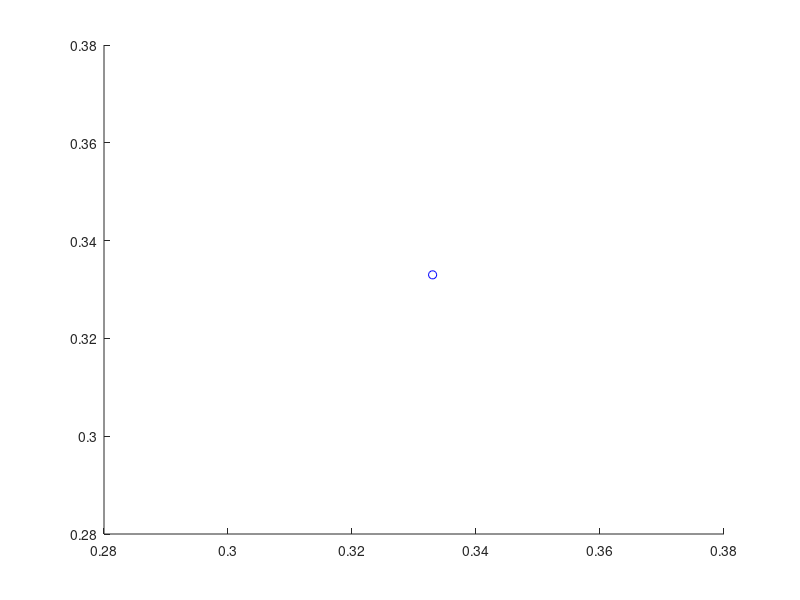

Reproduce this figure in MATLAB. (Note: this script raises an error after producing the figure.)
    x=[-0.25,-0.25];
    f=@(x,y)(x*y*(x+y-1))/8

    gradf=@(x,y) [(y*(2*x+y-1))/8;(x*(2*y+x-1))/8];
    %x0=[0,0];
    %x1=[1,1];
    x0=[1,1];
    
    xPrad=x0;
   
   

    
    i=1;    
    iMax=15;
    skaiciavimai=0;
    tol=1e-4;
    n=2;
    alpha=0.5;
    gamma=1.5;
    beta=0.5;
    niu=-0.5;
    teta=1;
    iterations=0;

    
    lastbest=-Inf;
     
    figure
    hold on
    plot(0.333,0.333,'bo');


    first=x0;
    second=Inf;
    last=Inf;
    norma=Inf;
    
    x1=virsunes(x0,1,alpha,n)
    x2=virsunes(x0,2,alpha,n)
    
    fileID = fopen('simpleksas reiksmes.txt','w');
    fprintf(fileID,'x0, y0, x1, y1, x2, y2, f0, f1, f2, naujasx, naujasy, naujasf,iteracijos, norma \n');

   while norma>tol && iterations<iMax
    %[first,second,last,firstf,secondf,lastf]=findvalues(x0,x1,x2,f1,f2,f3);
    f1=f(x0(1),x0(2))
    f2=f(x1(1),x1(2));
    f3=f(x2(1),x2(2));

    line([x0(1),x1(1)], [x0(2), x1(2)], 'Color', 'r');
    hold on;
    line([x1(1),x2(1)], [x1(2), x2(2)], 'Color', 'r');
    line([x2(1),x0(1)], [x2(2), x0(2)], 'Color', 'r');
    pause(1)
        hold on
%     x0
%     x1
%     x2
%     f1
%     f2
%     f3
    

    
 
     if f1>=f3&&f1>=f2
         first=x0;
         firstf=f1;
         if f3>=f2
             second=x2;
             secondf=f3;
             last=x1;
             lastf=f2;
         elseif f2>=f3
             secondf=f2;
             second=x1;
             last=x2;
             lastf=f3;
         end
     elseif f2>=f1&&f2>=f3
         first=x1;
         firstf=f2;
         if f1>=f3
             second=x0;
             secondf=f1;
             last=x2;
             lastf=f3;
         elseif f3>=f1
             second=x2;
             secondf=f3;
             last=x0;
             lastf=f1;
         end
     elseif f3>=f1&&f3>=f2
         first=x2;
         firstf=f3;
         if f1>=f2
             second=x0;
             secondf=f1;
             last=x1;
             lastf=f2;
         elseif f2>=f1
             second=x1;
             secondf=f2;
             last=x0;
             lastf=f1;
        end
     end
     
%      plot(first(1),first(2),'bo');
%      plot(second(1),second(2),'ro');
%      plot(last(1),last(2),'go');
%      text(first(1),first(2),num2str(i));
%      text(second(1),second(2),num2str(i));
%      text(last(1),last(2),num2str(i));
     
     xc=svoriocentras(second,last)
     xvirsune=naujavirsune(first,xc,1);
     fvirsune=f(xvirsune(1),xvirsune(2));
     if lastf<fvirsune&&fvirsune<secondf
         fvirsune=fvirsune;
     elseif fvirsune<lastf
         xvirsune=naujavirsune(first,xc,1.5 );
         fvirsune=f(xvirsune(1),xvirsune(2));
     elseif fvirsune>firstf
         xvirsune=naujavirsune(first,xc,-0.5);
         fvirsune=f(xvirsune(1),xvirsune(2));
     elseif secondf<fvirsune&&fvirsune<firstf
         xvirsune=naujavirsune(first,xc,0.5);
         fvirsune=f(xvirsune(1),xvirsune(2));
     end
    fprintf(fileID,'%.10f, %.10f, %.10f, %.10f, %.10f, %.10f, ',x0(1),x0(2),x1(1),x1(2),x2(1),x2(2));
    fprintf(fileID,'%.10f, %.10f, %.10f, %.10f, %.10f, %.10f, %d, %.10f', f1, f2, f3,xvirsune(1),xvirsune(2),fvirsune,iterations,norma);
    fprintf(fileID,'\n');
     if(first==x0)
        x0=xvirsune;
        f1=fvirsune;

     elseif(first==x1)
        x1=xvirsune;
        f2=fvirsune;
%         x0=virsunes(x1,1,alpha,n);
%         x2=virsunes(x1,2,alpha,n);
     elseif(first==x2)
        x2=xvirsune;
        f3=fvirsune;
%         x0=virsunes(x2,1,alpha,n);
%         x1=virsunes(x2,2,alpha,n);
     end
    gradient=gradf(xvirsune(1),xvirsune(2));
    norma=norm(gradient);
    plot(xvirsune(1),xvirsune(2),'go');
    xvirsune
    fvirsune
    hold on;
    iterations=iterations+1;
   

      
   end
    [x,y] =meshgrid(0:0.1:20,-20:0.1:1);
    z=(x.*y.*(x+y-1))/8;
    contour(x,y,z,100) 
   iterations
   xlabel('dvigubo a sienos ploto reiksme')
   ylabel('dvigubo b sienos ploto reiksme')
   fclose(fileID);
    
  
     
  
    
    function y=virsunes(x0,i,alpha,n)
     delta1=alpha*((sqrt(n+1)+n-1)/(n*sqrt(2)));
     delta2=alpha*((sqrt(n+1)-1)/(n*sqrt(2)));
     y=[0;0];
     

 
        for j=1:2
         if i==j
             answer(j)=x0(j)+delta2;
         else
             answer(j)=x0(j)+delta1;
             
         
             

        
             
        end
        end
        y=answer;
    end
    function y=svoriocentras(x1,x2)
     answ1=0.5*(x1(1)+x2(1));
     answ2=0.5*(x1(2)+x2(2));
     
     fansw=[answ1,answ2];
     
     y=fansw;
    
    end
    
    function y=naujavirsune(xj,xc,lambda)
     answ(1)= xj(1)+(1+lambda)*(xc(1)-xj(1));
     answ(2)= xj(2)+(1+lambda)*(xc(2)-xj(2));
 
     
     y=answ;
    end
    
    function piesti(x1,x2,x3)
     x=[x1(1);x2(1);x3(1)];
     y=[x1(2);x2(2);x3(2)];
     plot(x,y,'g','Linewidth',3);
    end
    
    

            
             
             
    
   
    
    
    
    
